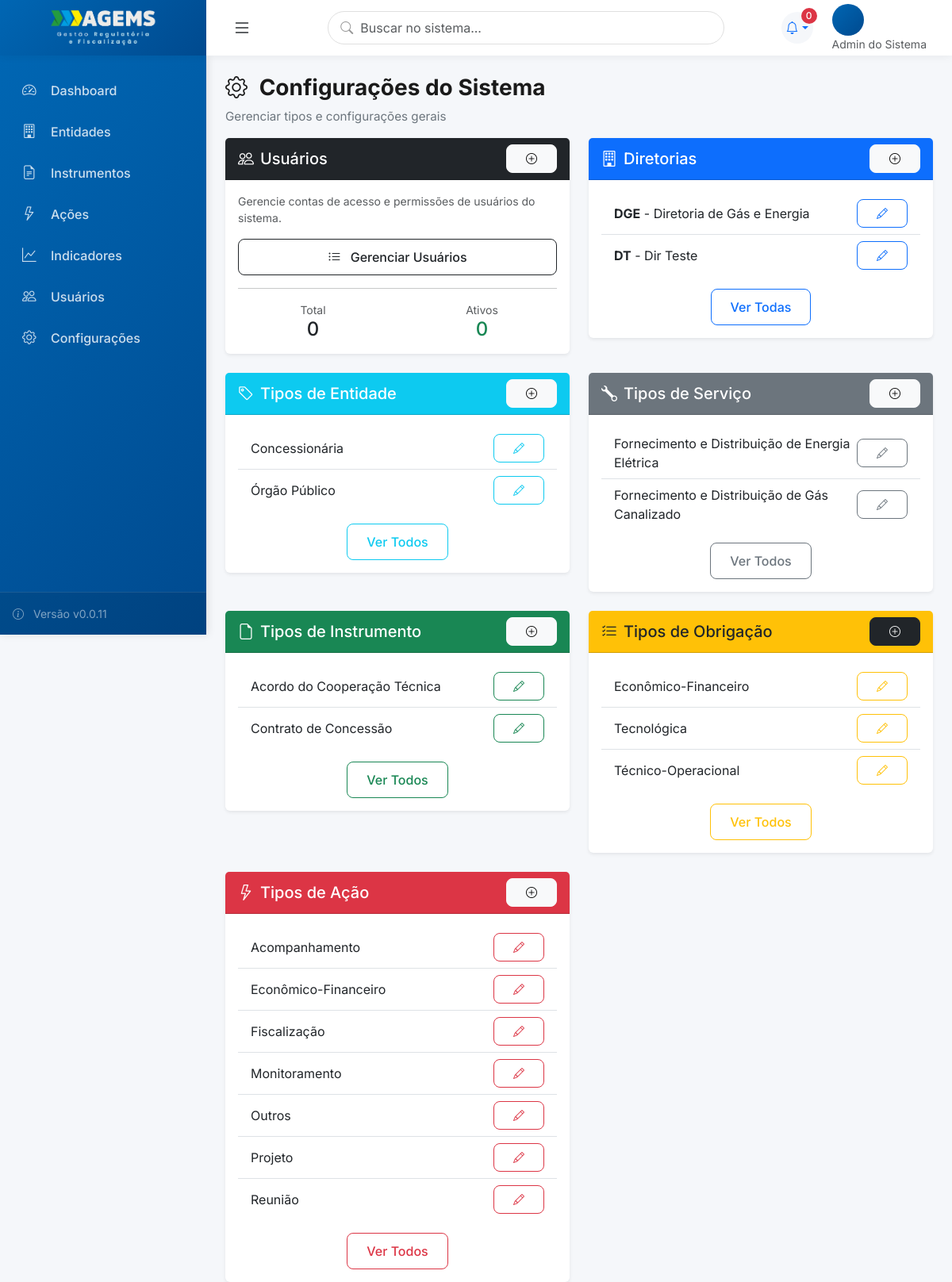
/configuracoes/ (signed in), run on an earlier commit of the app's database.
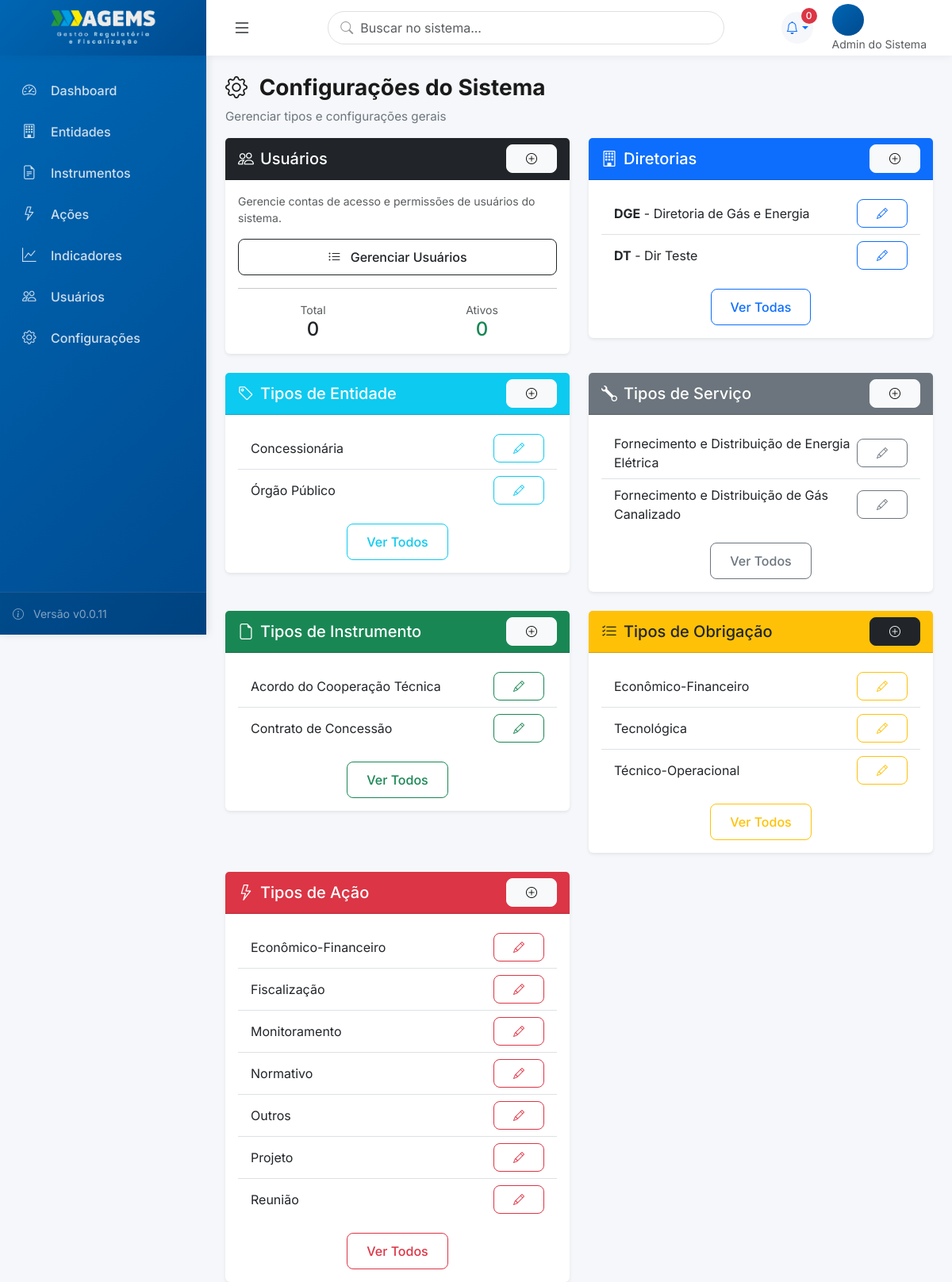
And on a later commit of the database.
### core/models.py (models this page shows, shortened)
class Diretoria(models.Model):
    nome = models.CharField('Nome da Diretoria', max_length=200)
    sigla = models.CharField('Sigla', max_length=10, unique=True)
    diretor_responsavel = models.CharField('Diretor Responsável', max_length=200, blank=True)
    descricao = models.TextField('Descrição', blank=True)
    ativa = models.BooleanField('Ativa', default=True)
    data_criacao = models.DateTimeField('Data de Criação', auto_now_add=True)
    class Meta:
        verbose_name = 'Diretoria'
        verbose_name_plural = 'Diretorias'
        ordering = ['sigla']

class TipoEntidade(models.Model):
    nome = models.CharField('Nome do Tipo', max_length=100, unique=True)
    descricao = models.TextField('Descrição', blank=True)
    ativo = models.BooleanField('Ativo', default=True)
    class Meta:
        verbose_name = 'Tipo de Entidade'
        verbose_name_plural = 'Tipos de Entidade'
        ordering = ['nome']

class TipoServico(models.Model):
    nome = models.CharField('Nome do Serviço', max_length=100, unique=True)
    descricao = models.TextField('Descrição', blank=True)
    ativo = models.BooleanField('Ativo', default=True)
    class Meta:
        verbose_name = 'Tipo de Serviço'
        verbose_name_plural = 'Tipos de Serviço'
        ordering = ['nome']

class TipoInstrumento(models.Model):
    nome = models.CharField('Nome do Tipo', max_length=100, unique=True)
    descricao = models.TextField('Descrição', blank=True)
    ativo = models.BooleanField('Ativo', default=True)
    class Meta:
        verbose_name = 'Tipo de Instrumento'
        verbose_name_plural = 'Tipos de Instrumento'
        ordering = ['nome']

class TipoObrigacao(models.Model):
    nome = models.CharField('Nome do Tipo', max_length=100, unique=True)
    descricao = models.TextField('Descrição', blank=True)
    ativo = models.BooleanField('Ativo', default=True)
    class Meta:
        verbose_name = 'Tipo de Obrigação'
        verbose_name_plural = 'Tipos de Obrigação'
        ordering = ['nome']

class TipoAcao(models.Model):
    nome = models.CharField('Nome do Tipo', max_length=100, unique=True)
    descricao = models.TextField('Descrição', blank=True)
    ativo = models.BooleanField('Ativo', default=True)
    class Meta:
        verbose_name = 'Tipo de Ação'
        verbose_name_plural = 'Tipos de Ação'
        ordering = ['nome']

### core/config_views.py (the view)
# urls.py: path('configuracoes/', configuracoes, name='configuracoes'),
@login_required
def configuracoes(request):
    context = {
        'diretorias': Diretoria.objects.all(),
        'tipos_entidade': TipoEntidade.objects.all(),
        'tipos_servico': TipoServico.objects.all(),
        'tipos_instrumento': TipoInstrumento.objects.all(),
        'tipos_obrigacao': TipoObrigacao.objects.all(),
        'tipos_acao': TipoAcao.objects.all(),
    }
    return render(request, 'core/configuracoes.html', context)

### usuarios/models.py (called while the page is built)
    def pode_criar_usuario(self):
        return self.perfil in [0, 1, 2, 3]  # Admin, Diretoria, Assessoria, Coordenação

### templates/core/configuracoes.html (shortened to what the changed rows need)
﻿{% extends 'base_modern.html' %}
{% block content %}
<div class="page-header">
    <h1 class="page-title">
        <i class="bi bi-gear me-2"></i>
        Configurações do Sistema
    </h1>
</div>
<div class="row g-4">
    <div class="col-md-6">
        <div class="card border-0 shadow-sm">
            <div class="card-body">
                <div class="list-group list-group-flush">
                    {% for dir in diretorias %}
                    <div class="list-group-item d-flex justify-content-between align-items-center">
                        <div>
                            <strong>{{dir.sigla}}</strong> - {{dir.nome}}
                        </div>
                        <div class="btn-group btn-group-sm">
                            <a href="{% url 'diretoria_edit' dir.pk %}" class="btn btn-outline-primary">
                                <i class="bi bi-pencil"></i>
                            </a>
                        </div>
                    </div>
                    {% endfor %}
                </div>
            </div>
        </div>
    </div>
    <div class="col-md-6">
        <div class="card border-0 shadow-sm">
            <div class="card-body">
                <div class="list-group list-group-flush">
                    {% for tipo in tipos_entidade %}
                    <div class="list-group-item d-flex justify-content-between align-items-center">
                        {{tipo.nome}}
                        <a href="{% url 'tipoentidade_edit' tipo.pk %}" class="btn btn-sm btn-outline-info">
                            <i class="bi bi-pencil"></i>
                        </a>
                    </div>
                    {% endfor %}
                </div>
            </div>
        </div>
    </div>
    <div class="col-md-6">
        <div class="card border-0 shadow-sm">
            <div class="card-body">
                <div class="list-group list-group-flush">
                    {% for tipo in tipos_servico %}
                    <div class="list-group-item d-flex justify-content-between align-items-center">
                        {{tipo.nome}}
                        <a href="{% url 'tiposervico_edit' tipo.pk %}" class="btn btn-sm btn-outline-secondary">
                            <i class="bi bi-pencil"></i>
                        </a>
                    </div>
                    {% endfor %}
                </div>
            </div>
        </div>
    </div>
    <div class="col-md-6">
        <div class="card border-0 shadow-sm">
            <div class="card-body">
                <div class="list-group list-group-flush">
                    {% for tipo in tipos_instrumento %}
                    <div class="list-group-item d-flex justify-content-between align-items-center">
                        {{tipo.nome}}
                        <a href="{% url 'tipoinstrumento_edit' tipo.pk %}" class="btn btn-sm btn-outline-success">
                            <i class="bi bi-pencil"></i>
                        </a>
                    </div>
                    {% endfor %}
                </div>
            </div>
        </div>
    </div>
    <div class="col-md-6">
        <div class="card border-0 shadow-sm">
            <div class="card-body">
                <div class="list-group list-group-flush">
                    {% for tipo in tipos_obrigacao %}
                    <div class="list-group-item d-flex justify-content-between align-items-center">
                        {{tipo.nome}}
                        <a href="{% url 'tipoobrigacao_edit' tipo.pk %}" class="btn btn-sm btn-outline-warning">
                            <i class="bi bi-pencil"></i>
                        </a>
                    </div>
                    {% endfor %}
                </div>
            </div>
        </div>
    </div>
    <div class="col-md-6">
        <div class="card border-0 shadow-sm">
            <div class="card-body">
                <div class="list-group list-group-flush">
                    {% for tipo in tipos_acao %}
                    <div class="list-group-item d-flex justify-content-between align-items-center">
                        {{tipo.nome}}
                        <a href="{% url 'tipoacao_edit' tipo.pk %}" class="btn btn-sm btn-outline-danger">
                            <i class="bi bi-pencil"></i>
                        </a>
                    </div>
                    {% endfor %}
                </div>
            </div>
        </div>
    </div>
</div>
{% endblock %}

What changed in the data, as far as the page shows it:
removed TipoAcao: nome "Acompanhamento"
added TipoAcao: nome "Normativo"
